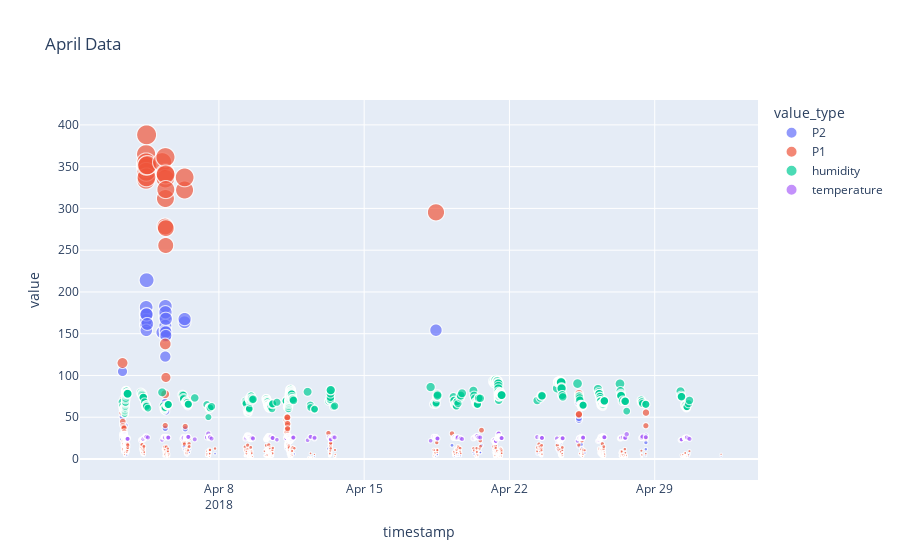

Write notebook code for a chart like this one.
### Code cell
fig = px.scatter(dfapr, x='timestamp', y='value', color='value_type',size='value' ,title='April Data')
fig.show()

### Figure 1 — Plotly figure (JSON) as saved in the notebook; plotly's stock layout.template omitted (floating-point values rounded to 4 significant figures; data arrays with more than 128 entries replaced by an {"elided": "..."} marker saying what was removed)
{"data": [{"hovertemplate": "value_type=P2<br>timestamp=%{x}<br>value=%{marker.size}<extra></extra>", "legendgroup": "P2", "marker": {"color": "#636efa", "size": {"elided": "751 float values"}, "sizemode": "area", "sizeref": 0.9703, "symbol": "circle"}, "mode": "markers", "name": "P2", "showlegend": true, "type": "scattergl", "x": {"elided": "751 str values"}, "xaxis": "x", "y": {"elided": "751 float values"}, "yaxis": "y"}, {"hovertemplate": "value_type=P1<br>timestamp=%{x}<br>value=%{marker.size}<extra></extra>", "legendgroup": "P1", "marker": {"color": "#EF553B", "size": {"elided": "751 float values"}, "sizemode": "area", "sizeref": 0.9703, "symbol": "circle"}, "mode": "markers", "name": "P1", "showlegend": true, "type": "scattergl", "x": {"elided": "751 str values"}, "xaxis": "x", "y": {"elided": "751 float values"}, "yaxis": "y"}, {"hovertemplate": "value_type=humidity<br>timestamp=%{x}<br>value=%{marker.size}<extra></extra>", "legendgroup": "humidity", "marker": {"color": "#00cc96", "size": {"elided": "610 float values"}, "sizemode": "area", "sizeref": 0.9703, "symbol": "circle"}, "mode": "markers", "name": "humidity", "showlegend": true, "type": "scattergl", "x": {"elided": "610 str values"}, "xaxis": "x", "y": {"elided": "610 float values"}, "yaxis": "y"}, {"hovertemplate": "value_type=temperature<br>timestamp=%{x}<br>value=%{marker.size}<extra></extra>", "legendgroup": "temperature", "marker": {"color": "#ab63fa", "size": {"elided": "610 float values"}, "sizemode": "area", "sizeref": 0.9703, "symbol": "circle"}, "mode": "markers", "name": "temperature", "showlegend": true, "type": "scattergl", "x": {"elided": "610 str values"}, "xaxis": "x", "y": {"elided": "610 float values"}, "yaxis": "y"}], "layout": {"legend": {"itemsizing": "constant", "title": {"text": "value_type"}, "tracegroupgap": 0}, "title": {"text": "April Data"}, "xaxis": {"anchor": "y", "domain": [0, 1], "title": {"text": "timestamp"}}, "yaxis": {"anchor": "x", "domain": [0, 1], "title": {"text": "value"}}}}
